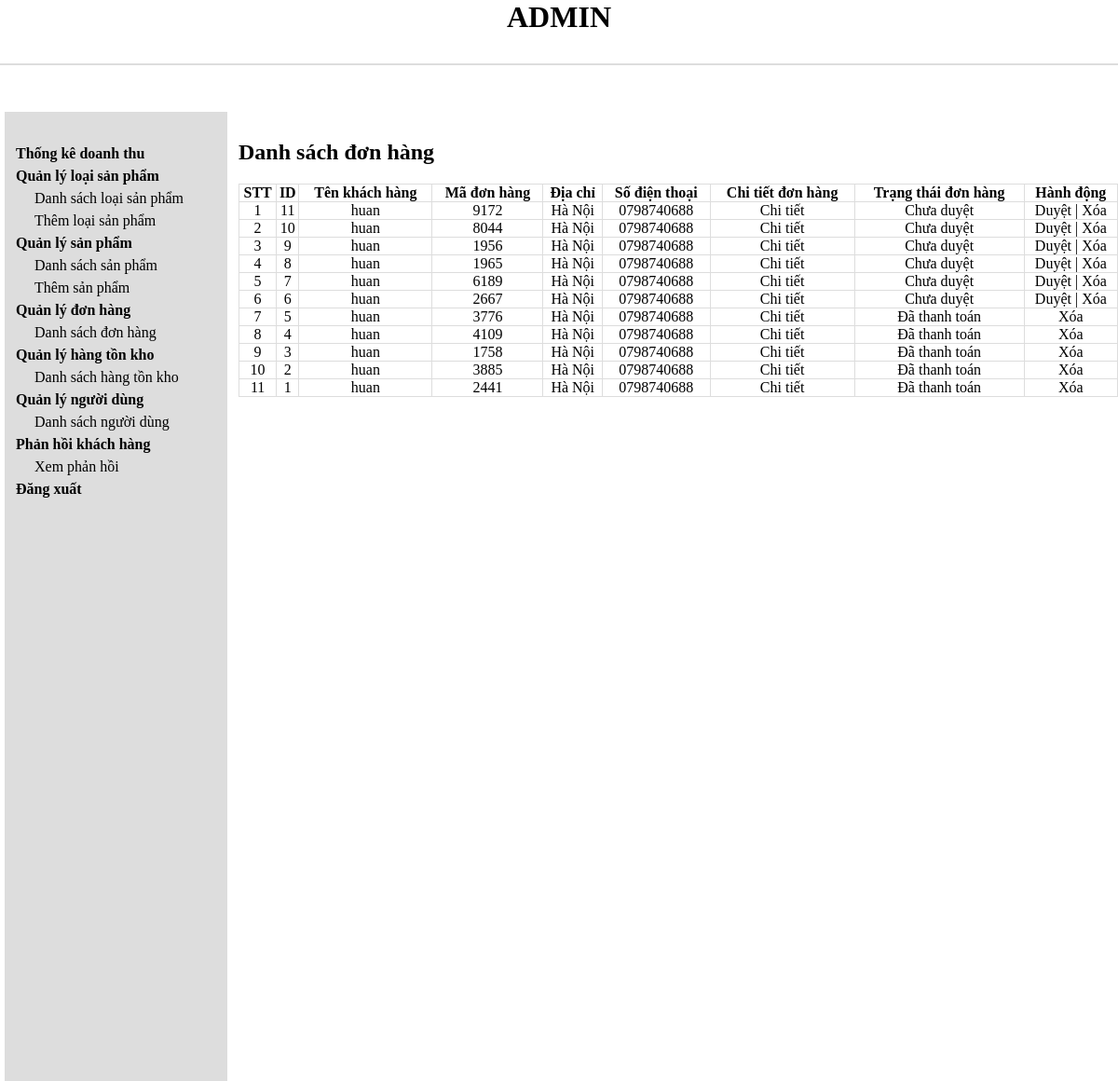
The page /donhang/cartlist.php (signed in) on the database its author committed.
### tables this page shows
CREATE TABLE `cart` (
  `cart_id` int(11) NOT NULL,
  `user_id` int(11) NOT NULL,
  `cart_code` varchar(10) NOT NULL,
  `cart_status` tinyint(1) DEFAULT NULL,
  `cart_date` datetime DEFAULT current_timestamp(),
  `total_amount` decimal(10,2) NOT NULL DEFAULT 0.00,
  `cart_payment` varchar(20) NOT NULL
);

CREATE TABLE `users` (
  `user_id` int(11) NOT NULL,
  `user` varchar(255) NOT NULL,
  `email` varchar(255) NOT NULL,
  `pass` varchar(255) NOT NULL,
  `created_at` timestamp NOT NULL DEFAULT current_timestamp(),
  `role` tinyint(1) NOT NULL DEFAULT 0,
  `address` varchar(200) NOT NULL,
  `phone` varchar(20) NOT NULL
);

### database/database.php (called while the page is built, shortened)
<?php
class Database {
    private $host = "localhost";
    private $user = "root";
    private $pass = "";
    private $dbname = "clothing_store";
    public $conn;
    public function connect() {
        $this->conn = new mysqli($this->host, $this->user, $this->pass, $this->dbname);
    }
    public function select($query) {
        $result = $this->conn->query($query) or
        die($this->conn->error . __LINE__);
        if ($result->num_rows > 0) {
            return $result;
        } else {
            return false;
        }
    }
}
?>

### class/cart_class.php (called while the page is built, shortened)
<?php
include "../database/database.php";
?>
<?php
class cart
{
    private $db;
    public function __construct()
    {
        $this->db = new Database;
    }
    public function show_cart()
    {
        $query = "SELECT cart.cart_id, cart.cart_code, cart.cart_status AS cart_status, users.user AS user, users.address, users.phone
              FROM cart
              JOIN users ON cart.user_id = users.user_id
              ORDER BY cart.cart_id DESC";
        $result = $this->db->select($query);
        return $result;
    }
}
?>

### donhang/cartlist.php (the view, shortened to what this page needs)
<?php
include "../database/header.php";
include '../database/sidebar.php';
include "../class/cart_class.php";
?>
<?php
$cart = new cart;
$show_cart = $cart->show_cart();
?>
<div class="admin-content-right">
    <div class="admin-content-right-cartegory_list">
        <h1>Danh sách đơn hàng</h1>
        <table>
            <tr>
                <th>STT</th>
                <th>ID</th>
                <th>Tên khách hàng</th>
                <th>Mã đơn hàng</th>
                <th>Địa chỉ</th>
                <th>Số điện thoại</th>
                <th>Chi tiết đơn hàng</th>
                <th>Trạng thái đơn hàng</th>
                <th>Hành động</th>
            </tr>
            <?php
            if ($show_cart) {
                $i = 0;
                while ($result = $show_cart->fetch_assoc()) {
                    $i++;
            ?>
                    <tr>
                        <td><?php echo $i ?></td>
                        <td><?php echo $result['cart_id'] ?></td>
                        <td><?php echo $result['user'] ?></td>
                        <td><?php echo $result['cart_code'] ?></td>
                        <td><?php echo $result['address'] ?></td>
                        <td><?php echo $result['phone'] ?></td>
                        <td>
                            <a href="cartdetail.php?code=<?php echo $result['cart_code']; ?>">Chi tiết</a>
                        </td>
                        <td>
                            <?php
                            switch ($result['cart_status']) {
                                case '0':
                                    echo "Chưa duyệt";
                                    break;
                                case '2':
                                    echo "Đã thanh toán";
                                    break;
                            }
                            ?>
                        </td>
                        <td>
                            <?php
                            if ($result['cart_status'] == 0) {
                            ?>
                                <a href="cartapprove.php?cart_id=<?php echo $result['cart_id']; ?>">Duyệt</a> |
                                <a href="cartdelete.php?cart_id=<?php echo $result['cart_id']; ?>" onclick="return confirm('Bạn có chắc chắn muốn xóa đơn hàng này?')">Xóa</a>
                            <?php
                            } elseif ($result['cart_status'] == 1) {
                            ?>
                                <a href="cartconfirm.php?cart_id=<?php echo $result['cart_id']; ?>">Xác nhận</a> |
                                <a href="cartdelete.php?cart_id=<?php echo $result['cart_id']; ?>" onclick="return confirm('Bạn có chắc chắn muốn xóa đơn hàng này?')">Xóa</a>
                            <?php
                            } elseif ($result['cart_status'] == 2) {
                            ?>
                                <a href="cartdelete.php?cart_id=<?php echo $result['cart_id']; ?>" onclick="return confirm('Bạn có chắc chắn muốn xóa đơn hàng này?')">Xóa</a>
                            <?php
                            }
                            ?>
                        </td>
                    </tr>
            <?php
                }
            }
            ?>
        </table>
    </div>
</div>
</body>
</html>

### styles_admin.css (style rules this page uses)
* { margin: 0; padding: 0; box-sizing: border-box; color: black; outline: none; }
a { text-decoration: none; }
.admin-content-right { width: 80%; padding: 30px 0 0 12px; display: grid; }
.admin-content-right-cartegory_list table { width: 100%; text-align: center; margin-top: 20px; }
.admin-content-right-cartegory_list table tr th,td { border: 1px solid #dddddd; }
table { border-collapse: collapse; }

### rows shown on the page
cart: cart_id "11", user.user "huan", cart_code "9172", user.address "Hà Nội", user.phone "0798740688", cart_status "Chưa duyệt"
cart: cart_id "10", user.user "huan", cart_code "8044", user.address "Hà Nội", user.phone "0798740688", cart_status "Chưa duyệt"
cart: cart_id "9", user.user "huan", cart_code "1956", user.address "Hà Nội", user.phone "0798740688", cart_status "Chưa duyệt"
cart: cart_id "8", user.user "huan", cart_code "1965", user.address "Hà Nội", user.phone "0798740688", cart_status "Chưa duyệt"
cart: cart_id "7", user.user "huan", cart_code "6189", user.address "Hà Nội", user.phone "0798740688", cart_status "Chưa duyệt"
cart: cart_id "6", user.user "huan", cart_code "2667", user.address "Hà Nội", user.phone "0798740688", cart_status "Chưa duyệt"
cart: cart_id "5", user.user "huan", cart_code "3776", user.address "Hà Nội", user.phone "0798740688", cart_status "Đã thanh toán"
cart: cart_id "4", user.user "huan", cart_code "4109", user.address "Hà Nội", user.phone "0798740688", cart_status "Đã thanh toán"
cart: cart_id "3", user.user "huan", cart_code "1758", user.address "Hà Nội", user.phone "0798740688", cart_status "Đã thanh toán"
cart: cart_id "2", user.user "huan", cart_code "3885", user.address "Hà Nội", user.phone "0798740688", cart_status "Đã thanh toán"
cart: cart_id "1", user.user "huan", cart_code "2441", user.address "Hà Nội", user.phone "0798740688", cart_status "Đã thanh toán"
